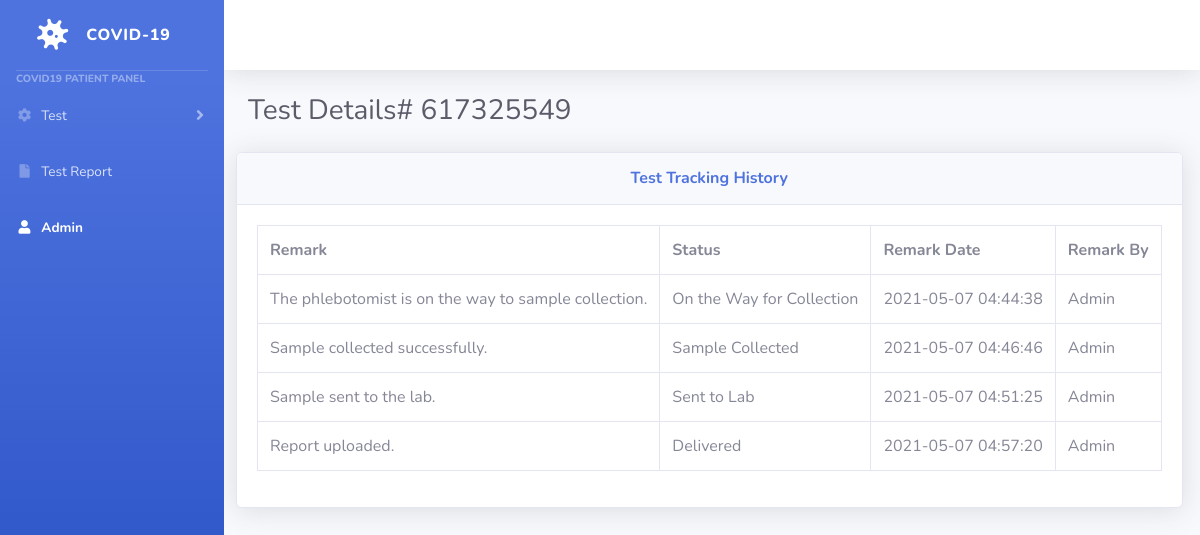
The app's page /COVID-19/patient-report-details.php?oid=617325549 with its own data.
### tables this page shows
CREATE TABLE `tblreporttracking` (
  `id` int(11) NOT NULL,
  `OrderNumber` bigint(40) DEFAULT NULL,
  `Remark` varchar(255) DEFAULT NULL,
  `Status` varchar(120) DEFAULT NULL,
  `PostingTime` timestamp NULL DEFAULT current_timestamp(),
  `RemarkBy` int(5) DEFAULT NULL
);

### COVID-19/patient-report-details.php (the view, shortened to what this page needs)
<?php session_start();
include_once('includes/config.php');
?>
<!DOCTYPE html>
<html lang="en">
<head>
    <link href="vendor/fontawesome-free/css/all.min.css" rel="stylesheet" type="text/css">
    <link href="css/sb-admin-2.min.css" rel="stylesheet">
</head>
<body id="page-top">
    <div id="wrapper">
        <?php include_once('includes/sidebar.php');?>
             <div id="content-wrapper" class="d-flex flex-column">
                <div id="content">
                    <?php include_once('includes/topbar.php');?>
                         <div class="container-fluid">
                            <h1 class="h3 mb-4 text-gray-800">Test Details# <?php echo intval($_GET['oid']);?></h1>
                            <div class="row">
<?php
$orderid=intval($_GET['oid']);
$ret=mysqli_query($con,"select * from tblreporttracking
join tbladmin on tbladmin.ID=tblreporttracking.RemarkBy
where tblreporttracking.OrderNumber='$orderid'");
$num=mysqli_num_rows($ret);
?>
<div class="row">
                         <div class="col-lg-12">
                            <div class="card shadow mb-4">
                                <div class="card-header py-3">
                                    <h6 class="m-0 font-weight-bold text-primary" align="center">Test  Tracking History</h6>
                                </div>
                                <div class="card-body">
                                <?php if($num>0){
                                ?>
                                 <table class="table table-bordered"  width="100%" cellspacing="0">
                                <tr>
                                    <th>Remark</th>
                                    <th>Status</th>
                                    <th>Remark Date</th>
                                    <th>Remark By</th>
                                <?php while($result=mysqli_fetch_array($ret)){?>
                                </tr>
                                    <tr>
                                    <td><?php echo $result['Remark'];?></td>
                                    <td><?php echo $result['Status'];?></td>
                                    <td><?php echo $result['PostingTime'];?></td>
                                    <td><?php echo $result['AdminName'];?></td>
                                    </tr>
                                <?php }?>
                                </table>
                                 <?php
                             } else { ?>
                        <h4 align="center" style="color:red"> No Tracking history found </h4>
                                 <?php } ?>
                                </div>
                            </div>
                        </div>
                    </div>
            </div>
        </div>
    </div>
</div>
</body>
</html>

### records on screen
tblreporttracking: Remark "The phlebotomist is on the way to sample collection.", Status "On the Way for Collection", PostingTime "2021-05-07 04:44:38", tbladmin.AdminName "Admin"
tblreporttracking: Remark "Sample collected successfully.", Status "Sample Collected", PostingTime "2021-05-07 04:46:46", tbladmin.AdminName "Admin"
tblreporttracking: Remark "Sample sent to the lab.", Status "Sent to Lab", PostingTime "2021-05-07 04:51:25", tbladmin.AdminName "Admin"
tblreporttracking: Remark "Report uploaded.", Status "Delivered", PostingTime "2021-05-07 04:57:20", tbladmin.AdminName "Admin"

### other values on screen
$_GET['oid'] "617325549"
